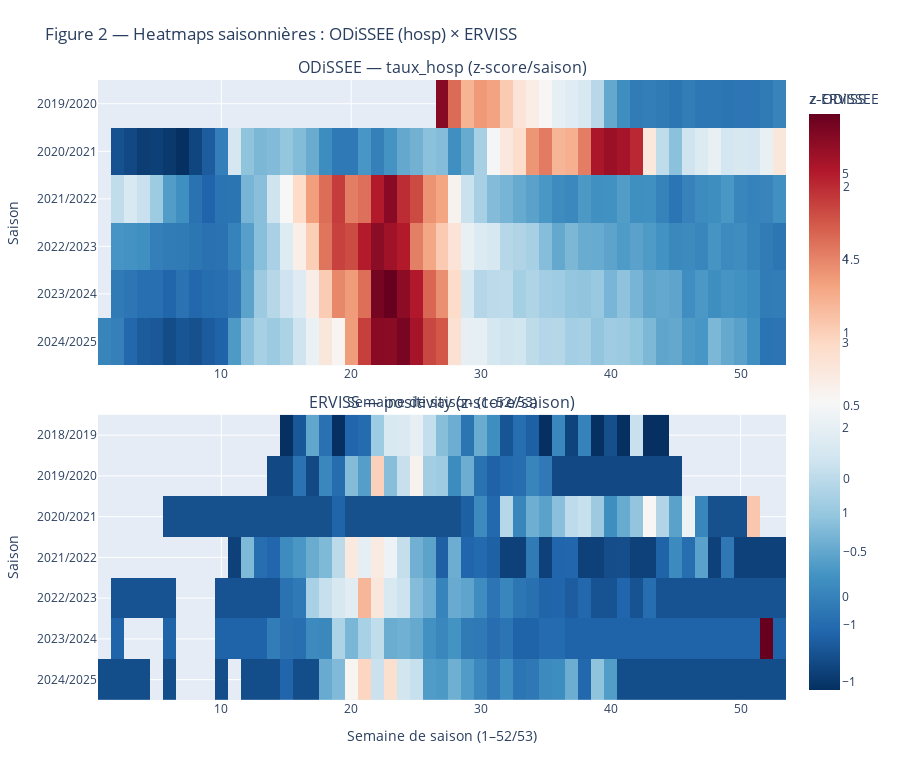

Write notebook code for a chart like this one.
### Markdown cell above
### Figure 2 — Heatmaps saisonnières alignées (z-score) : ODiSSEE (hosp) × ERVISS (indic. choisi)

Saisons **juillet→juin**, *z-score par saison* pour comparer les **dynamiques** (échelles neutralisées).  
Deux panneaux superposés : **ODiSSEE (hosp)** et **ERVISS** (positivity si dispo, sinon indicateur le plus ancien).

### Code cell
# Choix hosp_col pour ODiSSEE
hosp_col = "taux_hosp" if "taux_hosp" in rsv_fr.columns else (
    "taux_passages_urgences" if "taux_passages_urgences" in rsv_fr.columns else metrics[0]
)

# ODiSSEE (hosp) → z par saison
rsv_hosp = rsv_fr[["date_monday", hosp_col]].dropna()
rsv_hosp = add_season_grid(rsv_hosp, "date_monday")
rsv_hosp = rsv_hosp[(rsv_hosp["season_start_year"]>=2018)&(rsv_hosp["season_start_year"]<=2024)].copy()
rsv_hosp_z = zscore_by_season(rsv_hosp, hosp_col, "season_label")

# ERVISS indicateur pour la heatmap (positivity prioritaire)
indic_name = "positivity" if not ser_pos.empty else (long_ind if long_ind else "value")
erv_sel = ser_pos.rename(columns={"value":"value"}).copy() if indic_name=="positivity" else ser_long.rename(columns={"value":"value"}).copy()
erv_sel = erv_sel[[date_col,"value"]].rename(columns={date_col:"date_monday"}).dropna()
erv_sel = add_season_grid(erv_sel, "date_monday")
erv_sel = erv_sel[(erv_sel["season_start_year"]>=2018)&(erv_sel["season_start_year"]<=2024)].copy()
erv_sel_z = zscore_by_season(erv_sel, "value", "season_label")

def season_pivot(df, value_col):
    pv = df.pivot_table(index="season_label", columns="season_week", values=value_col, aggfunc="mean")
    return pv.sort_index()

pv_hosp = season_pivot(rsv_hosp_z, hosp_col + "_z")
pv_erv  = season_pivot(erv_sel_z,   "value_z")

def heatmap_from_pivot(pv, title, cbar_title):
    return go.Heatmap(
        z=pv.values, x=pv.columns, y=pv.index,
        colorscale="RdBu_r", colorbar=dict(title=cbar_title),
        hovertemplate="Saison: %{y}<br>Sem. saison: %{x}<br>z: %{z:.2f}<extra></extra>"
    )

fig2 = make_subplots(rows=2, cols=1, shared_xaxes=False, shared_yaxes=True,
                     vertical_spacing=0.08,
                     subplot_titles=(f"ODiSSEE — {hosp_col} (z-score/saison)",
                                     f"ERVISS — {indic_name} (z-score/saison)"))

fig2.add_trace(heatmap_from_pivot(pv_hosp, "", "z-ODiSSEE"), row=1, col=1)
fig2.add_trace(heatmap_from_pivot(pv_erv,  "", "z-ERVISS"),  row=2, col=1)

fig2.update_yaxes(autorange="reversed", title_text="Saison", row=1, col=1)
fig2.update_yaxes(autorange="reversed", title_text="Saison", row=2, col=1)
fig2.update_xaxes(title_text="Semaine de saison (1–52/53)", row=1, col=1)
fig2.update_xaxes(title_text="Semaine de saison (1–52/53)", row=2, col=1)

fig2.update_layout(
    title="Figure 2 — Heatmaps saisonnières : ODiSSEE (hosp) × ERVISS",
    margin=dict(l=80, r=20, t=80, b=60),
    height=760
)
fig2.show()

try:
    fig2.write_image(OUT / "Fig2_heatmaps_saisons_ODISSEE_vs_ERVISS.png", scale=2)
    fig2.write_image(OUT / "Fig2_heatmaps_saisons_ODISSEE_vs_ERVISS.pdf")
except Exception as e:
    print("Export Fig.2 échoué:", e)

### Figure 1 — Plotly figure (JSON) as saved in the notebook; plotly's stock layout.template omitted (floating-point values rounded to 4 significant figures; data arrays with more than 128 entries replaced by an {"elided": "..."} marker saying what was removed)
{"data": [{"colorbar": {"title": {"text": "z-ODiSSEE"}}, "colorscale": [[0, "rgb(5,48,97)"], [0.1, "rgb(33,102,172)"], [0.2, "rgb(67,147,195)"], [0.3, "rgb(146,197,222)"], [0.4, "rgb(209,229,240)"], [0.5, "rgb(247,247,247)"], [0.6, "rgb(253,219,199)"], [0.7, "rgb(244,165,130)"], [0.8, "rgb(214,96,77)"], [0.9, "rgb(178,24,43)"], [1, "rgb(103,0,31)"]], "hovertemplate": "Saison: %{y}<br>Sem. saison: %{x}<br>z: %{z:.2f}<extra></extra>", "type": "heatmap", "x": [1, 2, 3, 4, 5, 6, 7, 8, 9, 10, 11, 12, 13, 14, 15, 16, 17, 18, 19, 20, 21, 22, 23, 24, 25, 26, 27, 28, 29, 30, 31, 32, 33, 34, 35, 36, 37, 38, 39, 40, 41, 42, 43, 44, 45, 46, 47, 48, 49, 50, 51, 52, 53], "xaxis": "x", "y": ["2019/2020", "2020/2021", "2021/2022", "2022/2023", "2023/2024", "2024/2025"], "yaxis": "y", "z": {"elided": "6x53 float values"}}, {"colorbar": {"title": {"text": "z-ERVISS"}}, "colorscale": [[0, "rgb(5,48,97)"], [0.1, "rgb(33,102,172)"], [0.2, "rgb(67,147,195)"], [0.3, "rgb(146,197,222)"], [0.4, "rgb(209,229,240)"], [0.5, "rgb(247,247,247)"], [0.6, "rgb(253,219,199)"], [0.7, "rgb(244,165,130)"], [0.8, "rgb(214,96,77)"], [0.9, "rgb(178,24,43)"], [1, "rgb(103,0,31)"]], "hovertemplate": "Saison: %{y}<br>Sem. saison: %{x}<br>z: %{z:.2f}<extra></extra>", "type": "heatmap", "x": [1, 2, 3, 4, 5, 6, 7, 8, 9, 10, 11, 12, 13, 14, 15, 16, 17, 18, 19, 20, 21, 22, 23, 24, 25, 26, 27, 28, 29, 30, 31, 32, 33, 34, 35, 36, 37, 38, 39, 40, 41, 42, 43, 44, 45, 46, 47, 48, 49, 50, 51, 52, 53], "xaxis": "x2", "y": ["2018/2019", "2019/2020", "2020/2021", "2021/2022", "2022/2023", "2023/2024", "2024/2025"], "yaxis": "y2", "z": {"elided": "7x53 float values"}}], "layout": {"annotations": [{"font": {"size": 16}, "showarrow": false, "text": "ODiSSEE — taux_hosp (z-score/saison)", "x": 0.5, "xanchor": "center", "xref": "paper", "y": 1, "yanchor": "bottom", "yref": "paper"}, {"font": {"size": 16}, "showarrow": false, "text": "ERVISS — positivity (z-score/saison)", "x": 0.5, "xanchor": "center", "xref": "paper", "y": 0.46, "yanchor": "bottom", "yref": "paper"}], "height": 760, "margin": {"b": 60, "l": 80, "r": 20, "t": 80}, "title": {"text": "Figure 2 — Heatmaps saisonnières : ODiSSEE (hosp) × ERVISS"}, "xaxis": {"anchor": "y", "domain": [0, 1], "title": {"text": "Semaine de saison (1–52/53)"}}, "xaxis2": {"anchor": "y2", "domain": [0, 1], "title": {"text": "Semaine de saison (1–52/53)"}}, "yaxis": {"anchor": "x", "autorange": "reversed", "domain": [0.54, 1], "title": {"text": "Saison"}}, "yaxis2": {"anchor": "x2", "autorange": "reversed", "domain": [0, 0.46], "title": {"text": "Saison"}}}}
